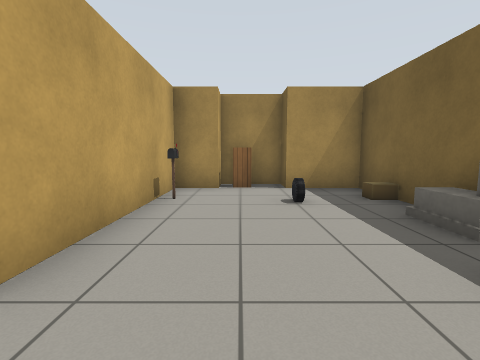
view 1 (above)

20 first-person views from a walk through a Gazebo world. The camera is 0.9 m above the floor, tilts 6° down and sees 85° across. The lines on the ground mark 1 m squares. The floor is counted in squares, 1 m on a side. Each view is taken from the middle of a square. On the plan, view 1 faces up. The plan holds only what a view shows up to about 10 squares ahead; the rest is blank. Gazebo's built-in surfaces are drawn with simple patterns. Some stock models are drawn as simple stand-ins.

view 2
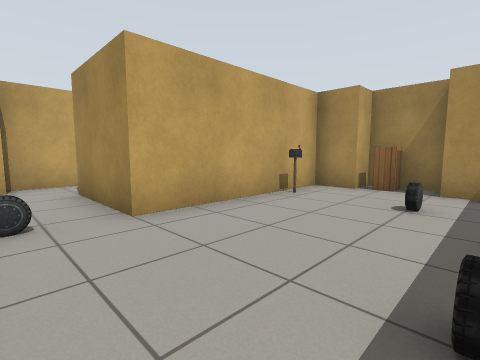

view 3
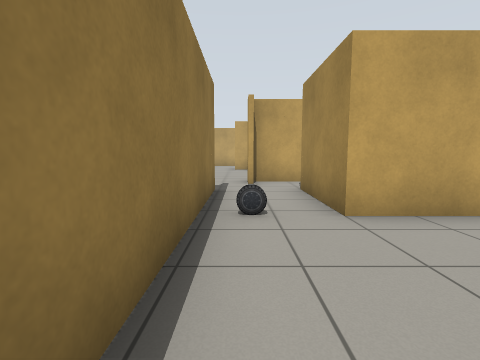

view 4
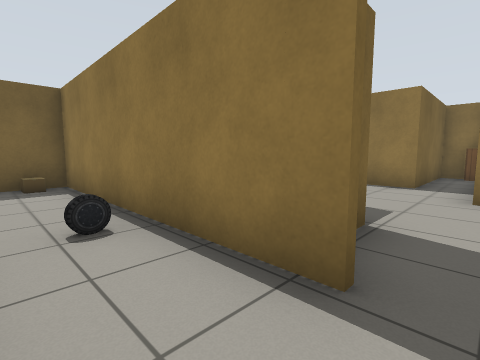

view 5
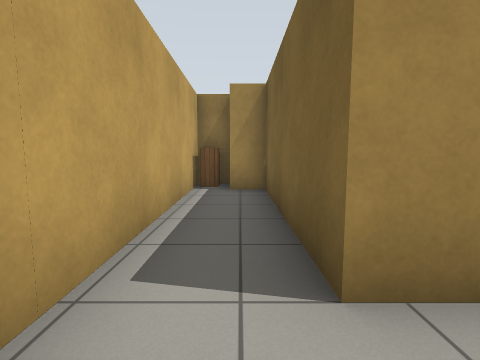

view 6
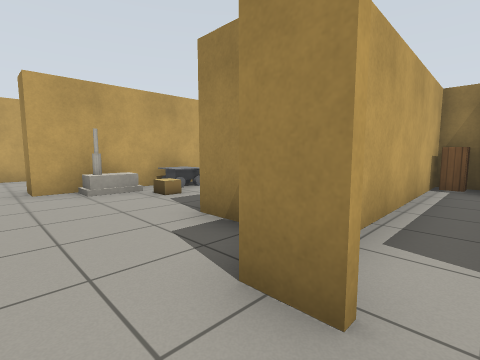

view 7
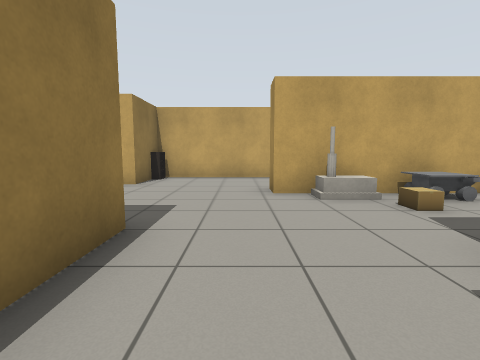

view 8
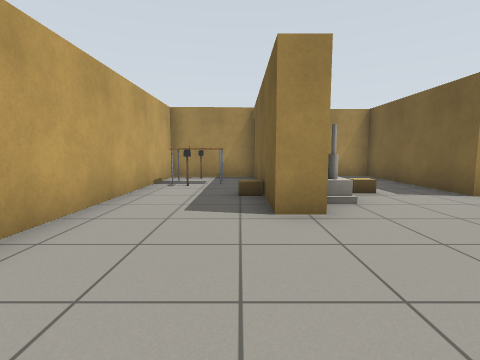

view 9
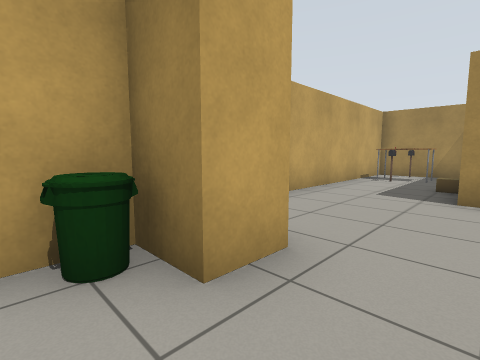

view 10
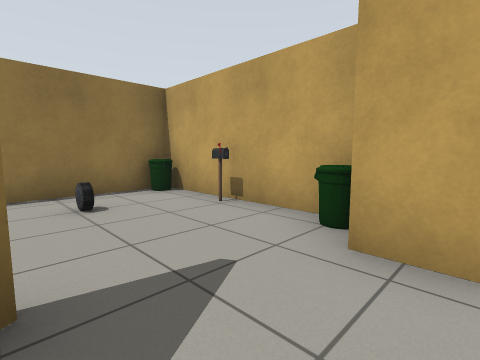

view 11
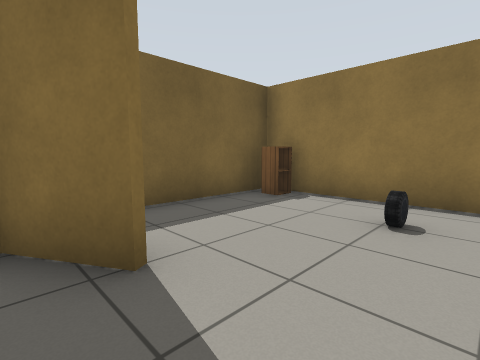

view 12
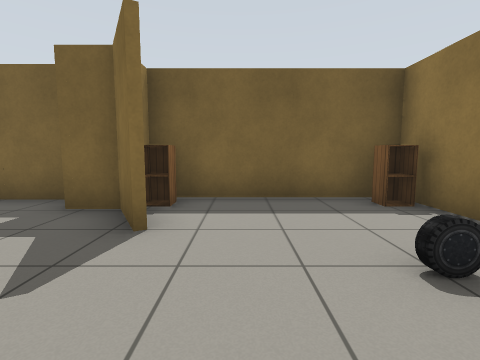

view 13
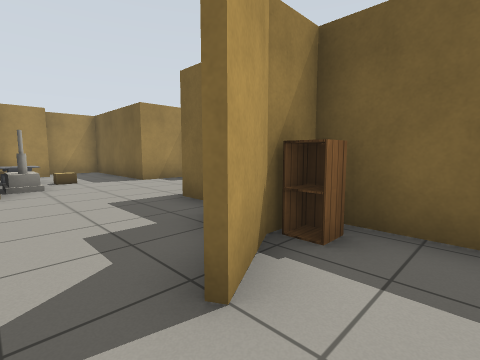

view 14
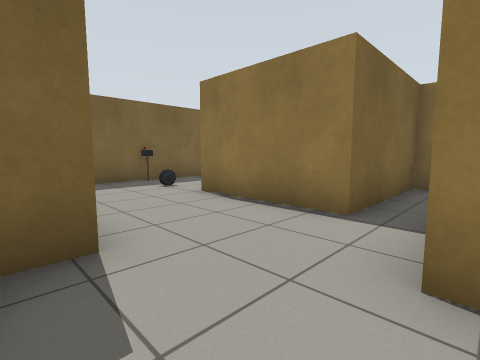

view 15
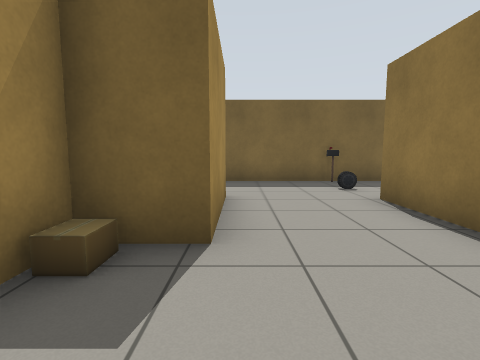

view 16
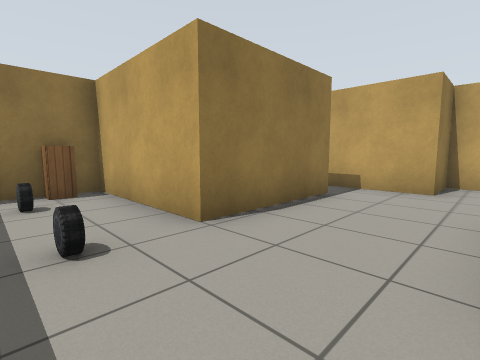

view 17
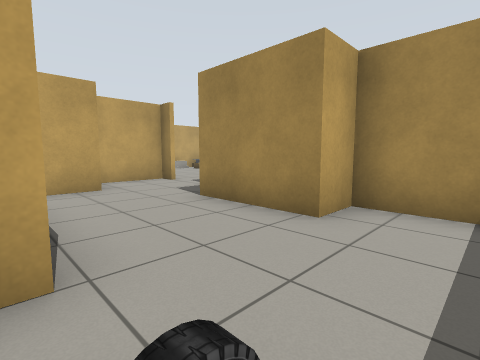

view 18
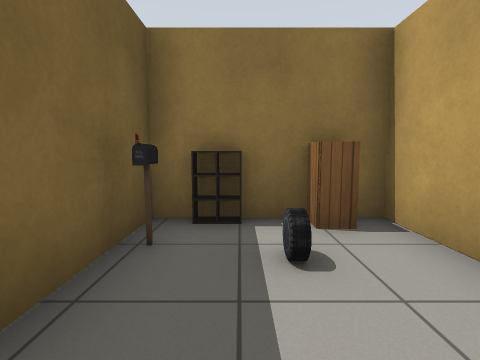

view 19
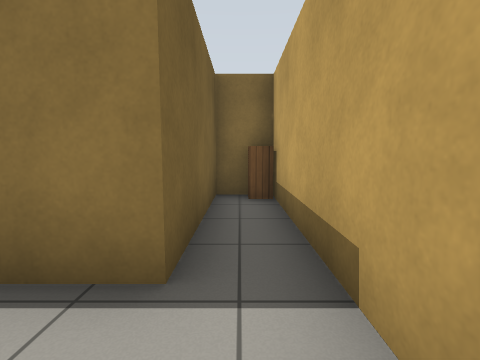

view 20
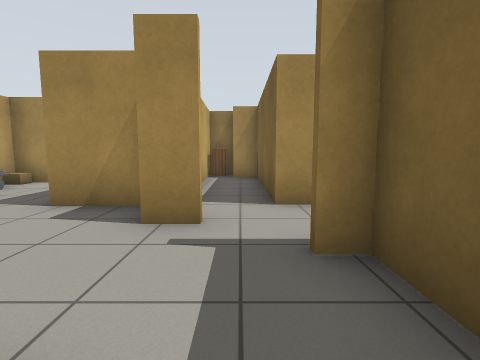

### Floor plan
Points are (right, up) in squares from view 1. A wall is a line through its corners. A room is listed if a view was taken in it or the views show most of it. See-through windows are left out.
Room 1 (views 1, 2, 3, 4, 5, 6)
walls: (3, 3.4) (3, 6.6) (1.2, 6.6) (1.2, 7.4) (-0.5, 7.4) (-0.5, 6.6) (-1.6, 6.6) (-1.6, 1.5) (-4.4, 1.5) (-4.4, 6.3) (-5.3, 6.3); (-4.4, -0.6) (3, -0.6) (3, 0.7); (-3.8, -2.4) (-3.8, -0.8); (-6.2, 6.4) (-6.1, 0.4)
ways out: opening at (-5, -0.5) to room 2; opening at (-5, -2) to room 4
objects: car (-2, 0); postbox (-1, 5); cabinet (0, 7); car (1, 5); car (2, 2); cardboard box (3, 0); house (3, 3); cardboard box (3, 5)
Room 2 (views 7, 8, 10, 11)
walls: (-9, -3.7) (-9, -2.4) (-7.4, -2.4); (-6.6, 1.5) (-8.2, 1.5) (-8.2, 5.9) (-9.8, 5.9); (-10.1, 4.8) (-11.7, 4.8) (-11.7, -0.3) (-12.5, -0.3) (-12.5, 5.6) (-15.5, 5.5) (-15.5, -4) (-13.4, -4) (-13.4, -4.6); (-9.9, -5.2) (-9.9, -4.1); (-5.4, 0.2) (-6.2, 0.2); (-11.1, -5.8) (-9.9, -5.1)
ways out: opening at (-5, -0.5) to room 1; opening at (-13, -5) to room 3
objects: table (-15, 3) to (-14, 4); bin (-14, -5); other object (-14, 3); other object (-14, 5); cardboard box (-13, 2); house (-11, 1) to (-11, 2); other object (-11, 3); cardboard box (-10, 2)
Room 3 (views 9, 12, 13)
walls: (-8.8, -9.5) (-8.8, -5.2) (-9.9, -5.2); (-9.8, -5.2) (-11.1, -5.9); (-14.5, -4.9) (-14.5, -10.2) (-9.5, -10.2)
ways out: opening at (-13, -5) to room 2
objects: bin (-14, -10); postbox (-14, -8); car (-12, -9); cabinet (-9, -6)
Room 4 (views 14, 15, 16, 17, 18, 19, 20)
walls: (1.9, -2.6) (0.3, -2.6) (0.3, -3.7) (-2.5, -3.7) (-2.5, -2.4) (-3.4, -2.4); (-5.6, -2.6) (-6.3, -2.6) (-6.3, -5) (-4.7, -5) (-4.7, -10.6) (-3.5, -10.6) (-3.5, -6.7) (0, -6.7) (0, -10.6) (3.2, -10.6) (3.2, -3.5)
low walls: (1.9, -10.2) (2.6, -10.2); (2.3, -10.6) (2.3, -10.1); (2.6, -10.6) (2.6, -10.1)
ways out: opening at (-5, -2) to room 1
objects: cabinet (-4, -10); cardboard box (-3, -3); cabinet (1, -10); car (1, -7); car (2, -9); postbox (3, -9); other object (3, -7)

Where each view was taken, in squares from view 1:
view 1: 0 up, 0 right, facing up
view 2: 0 up, 2 right, facing up-left
view 3: 0 up, 2 right, facing left
view 4: 1 up, 5 left, facing down-right
view 5: 0 up, 5 left, facing up
view 6: 1 down, 5 left, facing up-left
view 7: 1 down, 6 left, facing left
view 8: 4 down, 13 left, facing up
view 9: 6 down, 12 left, facing up-left
view 10: 4 down, 11 left, facing down-left
view 11: 5 down, 13 left, facing down-right
view 12: 7 down, 14 left, facing right
view 13: 7 down, 12 left, facing up-right
view 14: 3 down, 5 left, facing down-right
view 15: 4 down, 5 left, facing right
view 16: 4 down, 2 right, facing down-left
view 17: 7 down, 2 right, facing up-left
view 18: 7 down, 2 right, facing down
view 19: 5 down, 4 left, facing down
view 20: 3 down, 5 left, facing up
